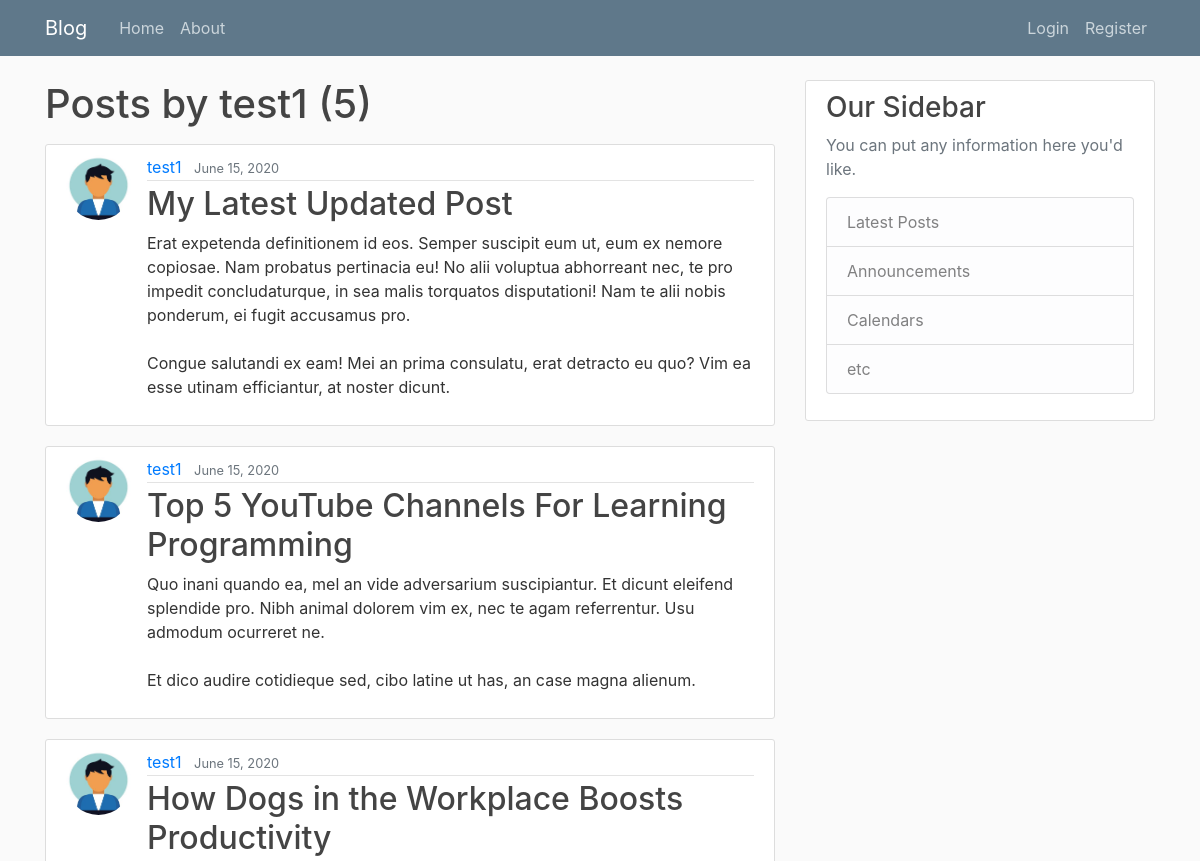
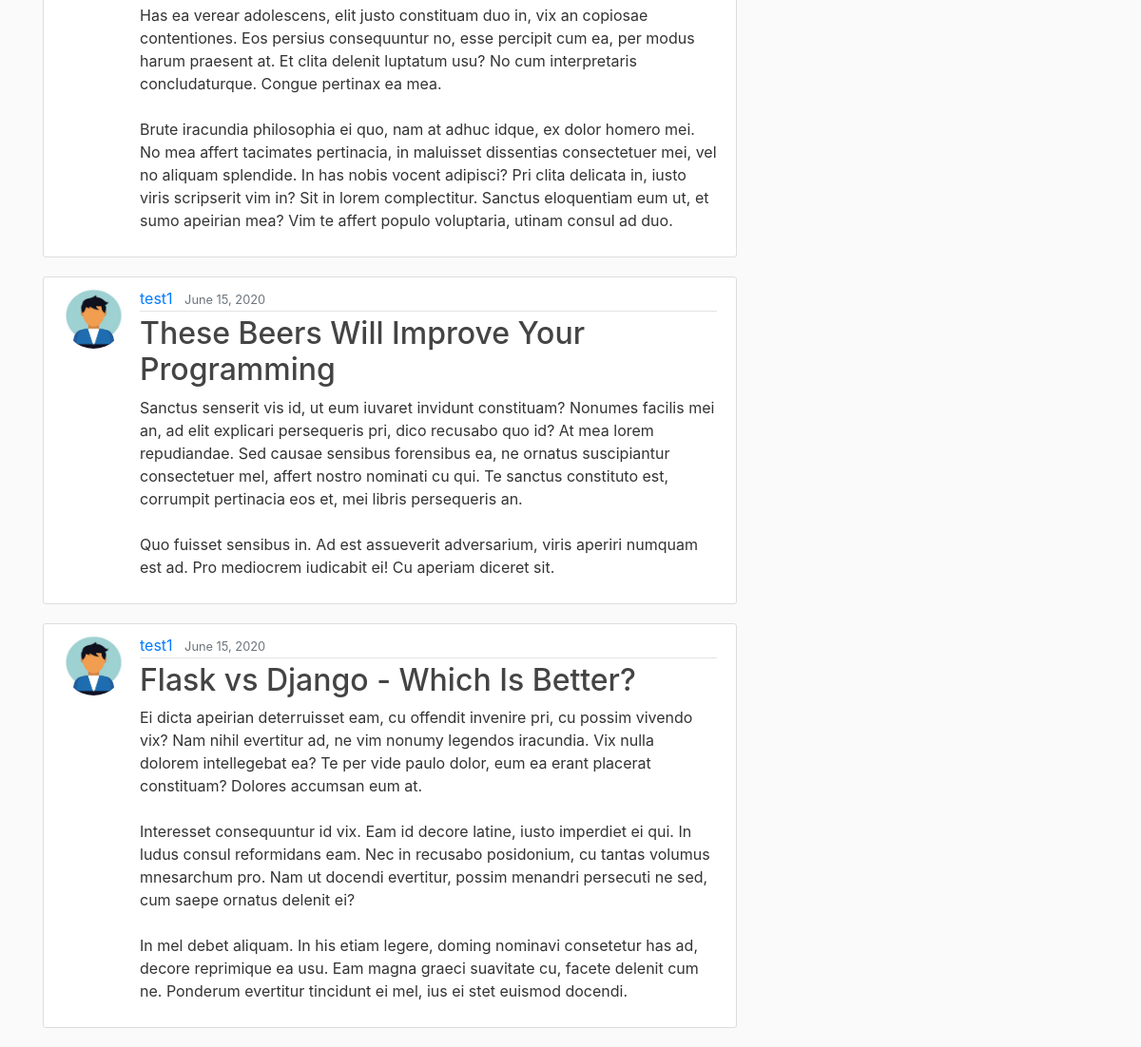
The page /user/test1/ on the database its author committed (2 pictures, top to bottom).
### blog/models.py (models this page shows, shortened)
class Posts(models.Model):
	title = models.CharField(max_length = 300)
	content = models.TextField()
	date = models.DateTimeField(default = timezone.now)
	author = models.ForeignKey(User,on_delete = models.CASCADE)

### users/models.py (models this page shows, shortened)
class Profile(models.Model):
	user = models.OneToOneField(User,on_delete = models.CASCADE)
	image = models.ImageField(default='default.jpg',upload_to='profile_pics')

### blog/views.py (the view)
# urls.py: path('user/<str:username>/', UserPostListView.as_view(), name='user-posts'),
class UserPostListView(ListView):
	model = Posts
	template_name = 'blog/user_posts.html'
	context_object_name = 'posts'
	paginate_by = 5
	def get_queryset(self):
		user = get_object_or_404(User,username=self.kwargs.get('username'))
		return Posts.objects.filter(author=user).order_by('-date')

### blog/templates/blog/user_posts.html (shortened to what this page needs)
{% extends 'blog/base.html' %}
{% block content %}
<h1 class="mb-3">Posts by {{view.kwargs.username}}  ({{ page_obj.paginator.count }})</h1>
	{% for post in posts %}
		<article class="media content-section">
		  <img class="rounded-circle article-img" src="{{ post.author.profile.image.url }}">
		  <div class="media-body">
		    <div class="article-metadata">
		      <a class="mr-2" href="{% url 'user-posts' post.author.username %}">{{ post.author }}</a>
		      <small class="text-muted">{{ post.date | date:"F d, Y" }}</small>
		    </div>
		    <h2><a class="article-title" href="{% url 'post-detail' post.id %}">{{ post.title }}</a></h2>
		    <p class="article-content">{{ post.content }}</p>
		  </div>
		</article>
	{% endfor %}
{% endblock content %}

### blog/templates/blog/base.html (shortened to what this page needs)
{% load static %}
<!DOCTYPE html>
<html>
<head>
	<link rel="stylesheet" href="https://stackpath.bootstrapcdn.com/bootstrap/4.3.1/css/bootstrap.min.css">
	<link rel="stylesheet" type="text/css" href="{% static 'blog/main.css'%}">
</head>
<body>
	<header class="site-header">
	  <nav class="navbar navbar-expand-md navbar-dark bg-steel fixed-top">
	    <div class="container">
	      <a class="navbar-brand mr-4" href="{% url 'home-blog' %}">Blog</a>
	      <div class="collapse navbar-collapse" id="navbarToggle">
	        <div class="navbar-nav mr-auto">
	          <a class="nav-item nav-link" href="{% url 'home-blog' %}">Home</a>
	          <a class="nav-item nav-link" href="{% url 'about-blog' %}">About</a>
	        </div>
	        <div class="navbar-nav">
	        	{% if user.is_authenticated %}
		        	<a class="nav-item nav-link" href="{% url 'post-create' %}">New Post</a>
	        		<a class="nav-item nav-link" href="{% url 'profile' %}">Profile</a>
	        		<a class="nav-item nav-link" href="{% url 'logout' %}">Logout</a>
	        	{% else %}
		            <a class="nav-item nav-link" href="{% url 'login' %}">Login</a>
		            <a class="nav-item nav-link" href="{% url 'register' %}">Register</a>
		        {% endif %}
	        </div>
	      </div>
	    </div>
	  </nav>
	</header>
	<main role="main" class="container">
	  <div class="row">
	    <div class="col-md-8">
	      {% block content %}{% endblock %}
	    </div>
	    <div class="col-md-4">
	      <div class="content-section">
	        <h3>Our Sidebar</h3>
	        <p class='text-muted'>You can put any information here you'd like.
	          <ul class="list-group">
	            <li class="list-group-item list-group-item-light">Latest Posts</li>
	            <li class="list-group-item list-group-item-light">Announcements</li>
	            <li class="list-group-item list-group-item-light">Calendars</li>
	            <li class="list-group-item list-group-item-light">etc</li>
	          </ul>
	        </p>
	      </div>
	    </div>
	  </div>
	</main>
</body>
</html>

### blog/static/blog/main.css (style rules this page uses)
body { background: #fafafa; color: #333333; margin-top: 5rem; }
h1, h2, h3, h4, h5, h6 { color: #444444; }
ul { margin: 0; }
.bg-steel { background-color: #5f788a; }
.site-header .navbar-nav .nav-link { color: #cbd5db; }
.content-section { background: #ffffff; padding: 10px 20px; border: 1px solid #dddddd; border-radius: 3px; margin-bottom: 20px; }
.article-title { color: #444444; }
.article-content { white-space: pre-line; }
.article-img { height: 65px; width: 65px; margin-right: 16px; }
.article-metadata { padding-bottom: 1px; margin-bottom: 4px; border-bottom: 1px solid #e3e3e3 }

### rows shown on the page
Posts: author.profile.image (placeholder picture), author "test1", date "June 15, 2020", title "My Latest Updated Post", content "Erat expetenda definitionem id eos. Semper suscipit eum ut, eum ex nemore copiosae. Nam probatus pertinacia eu! No alii voluptua abhorreant nec, te pro impedit concludaturque, in sea malis torquatos disputationi! Nam te alii nobis ponderum, ei fugit accusamus pro. Congue salutandi ex eam! Mei an prima consulatu, erat detracto eu quo? Vim ea esse utinam efficiantur, at noster dicunt."
Posts: author.profile.image (placeholder picture), author "test1", date "June 15, 2020", title "Top 5 YouTube Channels For Learning Programming", content "Quo inani quando ea, mel an vide adversarium suscipiantur. Et dicunt eleifend splendide pro. Nibh animal dolorem vim ex, nec te agam referrentur. Usu admodum ocurreret ne. Et dico audire cotidieque sed, cibo latine ut has, an case magna alienum."
Posts: author.profile.image (placeholder picture), author "test1", date "June 15, 2020", title "How Dogs in the Workplace Boosts Productivity", content "Has ea verear adolescens, elit justo constituam duo in, vix an copiosae contentiones. Eos persius consequuntur no, esse percipit cum ea, per modus harum praesent at. Et clita delenit luptatum usu? No cum interpretaris concludaturque. Congue pertinax ea mea. Brute iracundia philosophia ei quo, nam at adhuc idque, ex dolor homero mei. No mea affert tacimates pertinacia, in maluisset dissentias consectetuer mei, vel no aliquam splendide. In has nobis vocent adipisci? Pri clita delicata in, iusto viris scripserit vim in? Sit in lorem complectitur. Sanctus eloquentiam eum ut, et sumo apeirian mea? Vim te affert populo voluptaria, utinam consul ad duo."
Posts: author.profile.image (placeholder picture), author "test1", date "June 15, 2020", title "These Beers Will Improve Your Programming", content "Sanctus senserit vis id, ut eum iuvaret invidunt constituam? Nonumes facilis mei an, ad elit explicari persequeris pri, dico recusabo quo id? At mea lorem repudiandae. Sed causae sensibus forensibus ea, ne ornatus suscipiantur consectetuer mel, affert nostro nominati cu qui. Te sanctus constituto est, corrumpit pertinacia eos et, mei libris persequeris an. Quo fuisset sensibus in. Ad est assueverit adversarium, viris aperiri numquam est ad. Pro mediocrem iudicabit ei! Cu aperiam diceret sit."
Posts: author.profile.image (placeholder picture), author "test1", date "June 15, 2020", title "Flask vs Django - Which Is Better?", content "Ei dicta apeirian deterruisset eam, cu offendit invenire pri, cu possim vivendo vix? Nam nihil evertitur ad, ne vim nonumy legendos iracundia. Vix nulla dolorem intellegebat ea? Te per vide paulo dolor, eum ea erant placerat constituam? Dolores accumsan eum at. Interesset consequuntur id vix. Eam id decore latine, iusto imperdiet ei qui. In ludus consul reformidans eam. Nec in recusabo posidonium, cu tantas volumus mnesarchum pro. Nam ut docendi evertitur, possim menandri persecuti ne sed, cum saepe ornatus delenit ei? In mel debet aliquam. In his etiam legere, doming nominavi consetetur has ad, decore reprimique ea usu. Eam magna graeci suavitate cu, facete delenit cum ne. Ponderum…"

### other values the page prints
{{ view.kwargs.username }} "test1"
{{ page_obj.paginator.count }} "5"
